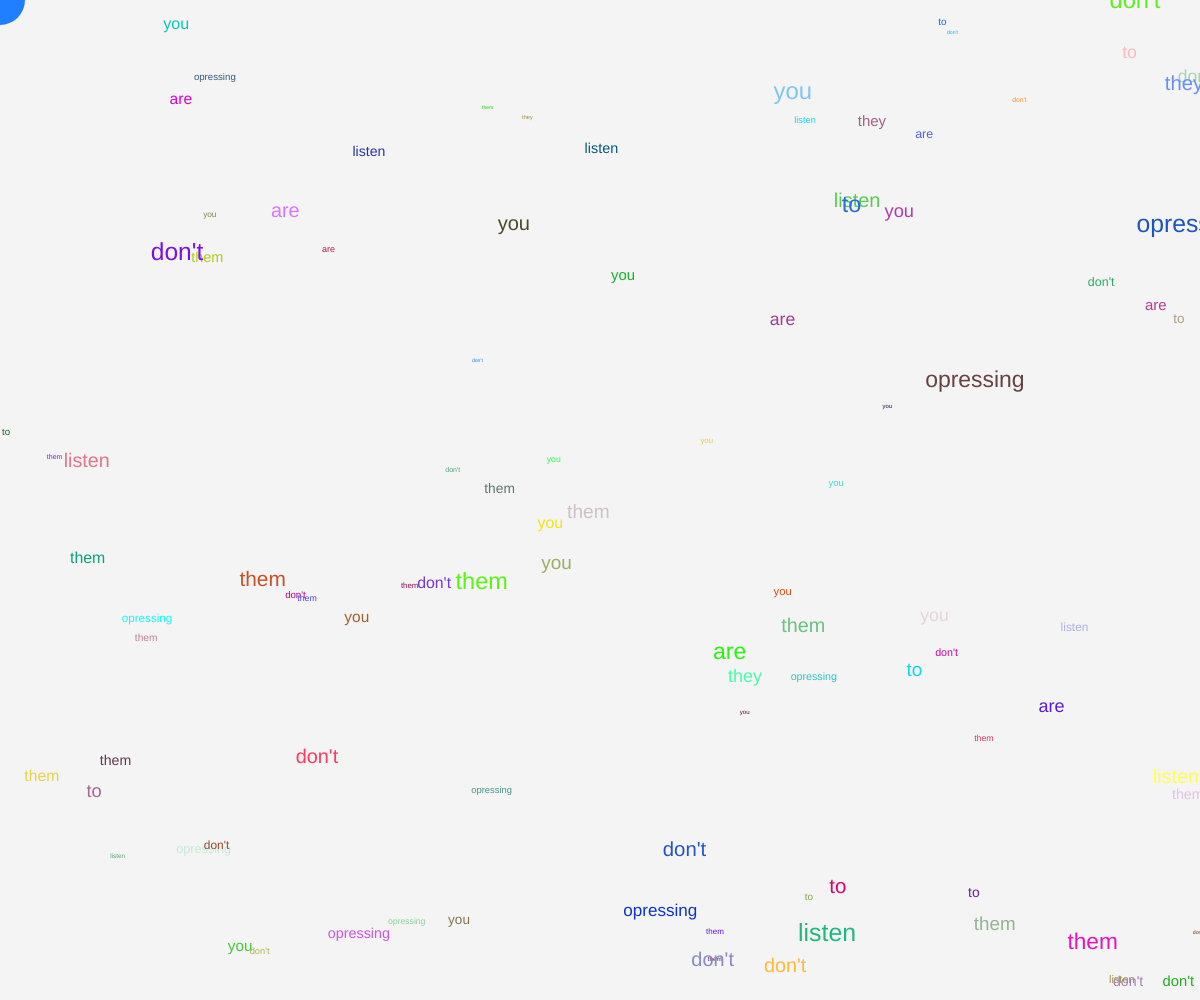
Frame 1 (no input)
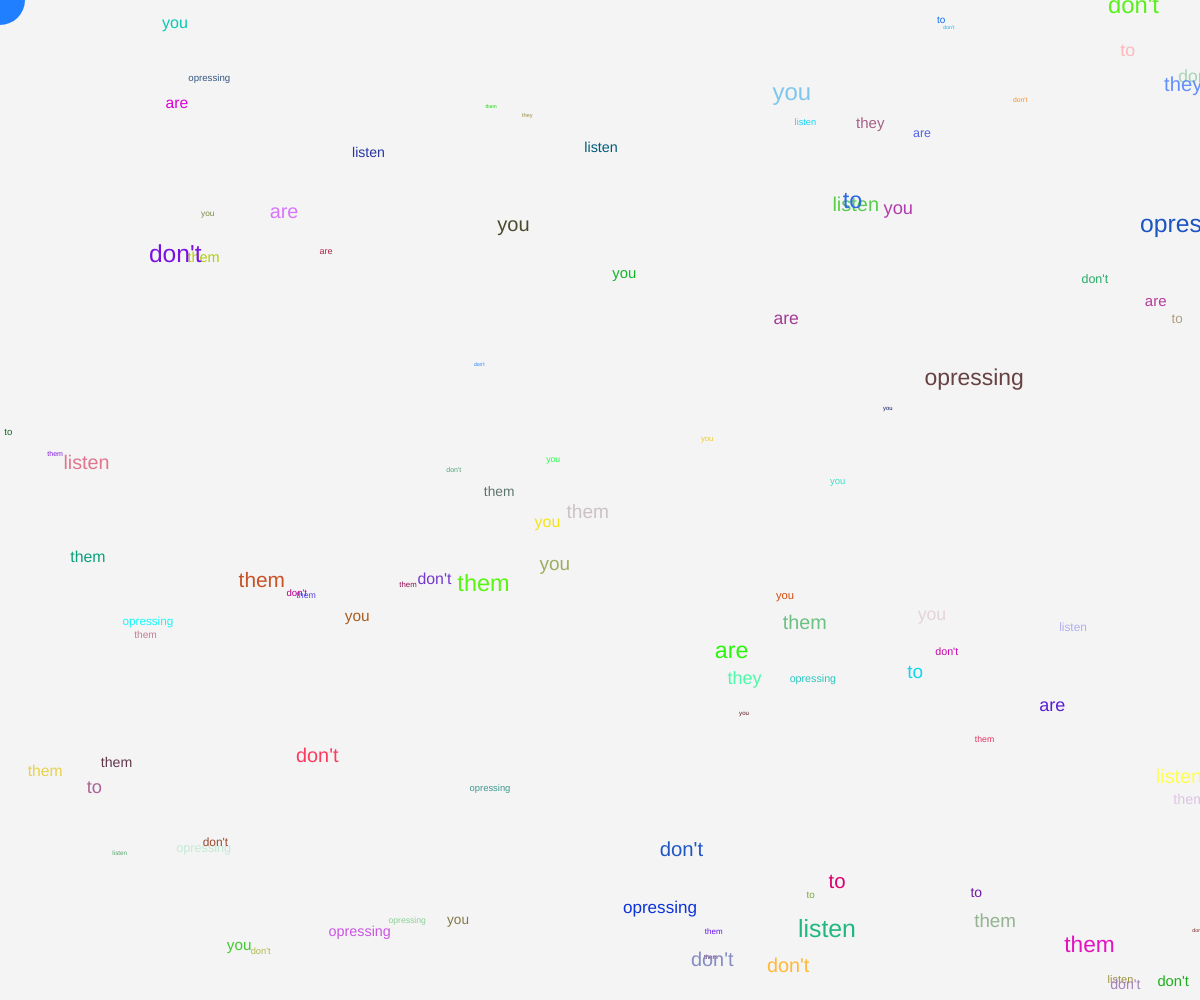
Frame 60 (no input)
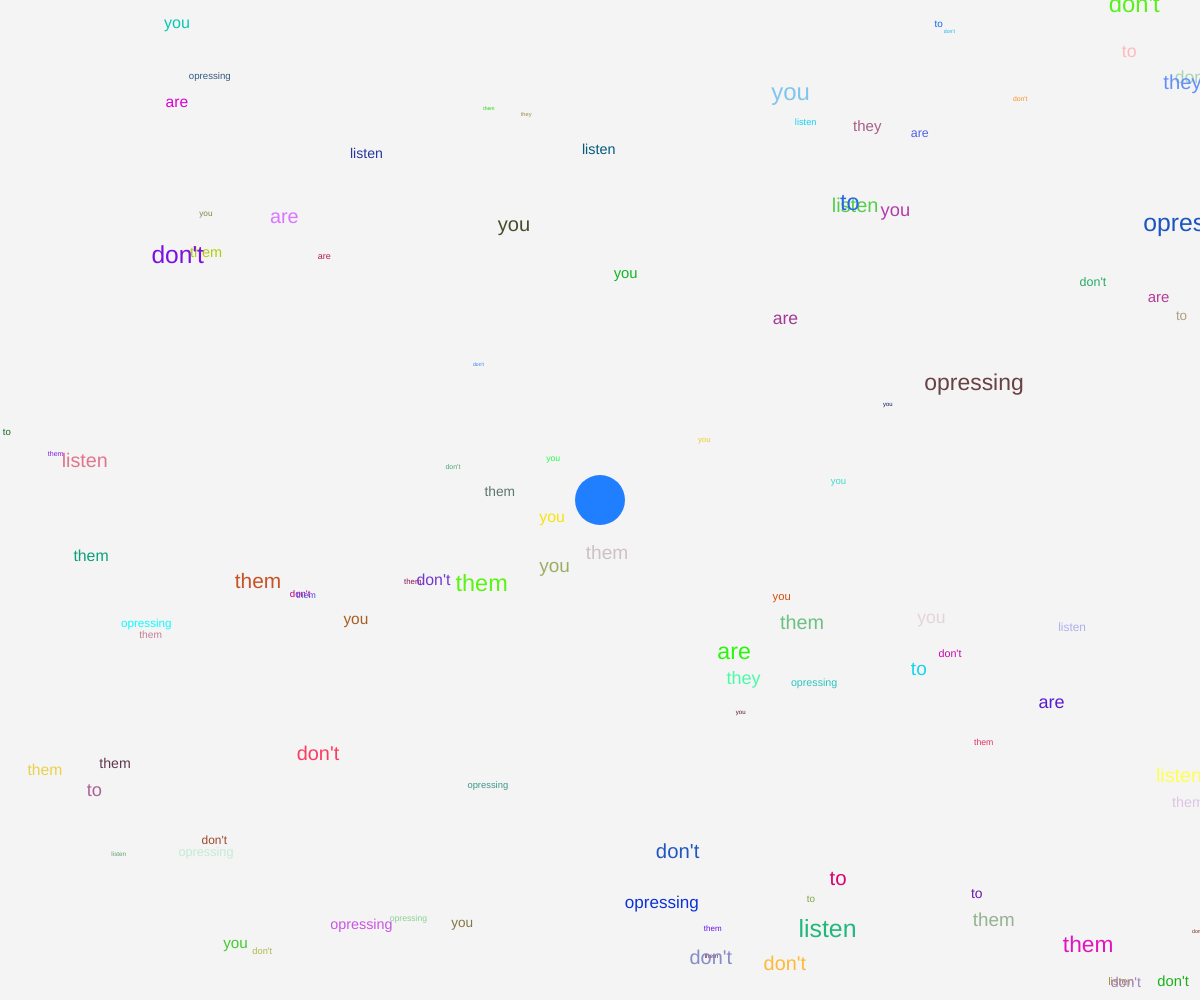
Frame 120 (the mouse pressed at the canvas centre since frame 60)

The p5.js sketch that drew these frames (run headless with seeded random() and noise() and a simulated clock; from frame 60 on, the mouse is pressed at the canvas centre):

// p5.js sketch
// ── sketch.js
let shapes = []; // an array that will hold our shapes
let poem = ["don't", "listen", "to", "them", "they", "are", "opressing", "you"];
let numberOfShapes = 100; // how many words to draw
let mouseThreshold = 50; // how close can your mouse get to a shape before it moves
let moveDistance = 150; // how far shapes move away from your mouse
let animateDistance = 50; // how much each shape animates 

// create a "shape" class that holds all information about each shape
class Shape {
  constructor() {
    this.x = random(0, windowWidth); // each shape has a random x position
    this.y = random(0, windowHeight); // and a random y position
    this.radius = random(5, 25); // give each shape a random size between two values
    this.color = color(random(0, 255), random(0, 255), random(0, 255)); // and a random color
    this.word = poem[floor(random(poem.length))]
  }

  // create a function that moves a shape away from your mouse
  updateShape() {
    let mouseDistance = int(dist(this.x, this.y, mouseX, mouseY)); // check the distance from your mouse to the shape
    if (mouseDistance <= mouseThreshold) { // if your mouse gets closer than the threshold...
      this.x += random(-moveDistance, moveDistance); // give the shape a new x position
      this.y += random(-moveDistance, moveDistance); // and a new y position
      //this.x = lerp(this.x, random(this.x - moveDistance, this.x + moveDistance), 0.5);
      //this.y = lerp(this.y, random(this.y - moveDistance, this.y + moveDistance), 0.5);
    }
  }
  
  // create a function to animate each shape
  animateShape(){
    this.x = lerp(this.x, random(this.x - animateDistance, this.x + animateDistance), 0.01);
    this.y = lerp(this.y, random(this.y - animateDistance, this.y + animateDistance), 0.01);
  }

  // create a function to draw each shape
  drawShape() {
    fill(this.color);
    textAlign(CENTER);
    textSize(this.radius);
    // ellipse(this.x, this.y, this.radius, this.radius);
    text(this.word, this.x, this.y);
  }
}

function setup() {
  createCanvas(windowWidth, windowHeight); // create a canvas that fills the whole screen
  noStroke(); // don't outline objects
  
  // create a bunch of shape objects
  for (let i = 0; i < numberOfShapes; i++) {
    shapes.push(new Shape());
  }
}

function draw() {
  background(244);

  // update shape positions based off of the mouse location
  // and draw them to the screen
  for (let i = 0; i < shapes.length; i++) {
    shapes[i].updateShape();
    shapes[i].animateShape();
    shapes[i].drawShape();
  }
  
  // draw ellipse that follows mouse
  ellipse(mouseX, mouseY, 50, 50);
}

function windowResized() {
  resizeCanvas(windowWidth, windowHeight);
}
// ── style.css
html, body {
  margin: 0;
  padding: 0;
}
canvas {
  display: block;
  z-index: -1;
  position:absolute;
  top: 0; 
  right: 0;
}

body{
  background-image: url("https://uploads-ssl.webflow.com/5a9ee6416e90d20001b20038/62ee020f7fea4e674a01840c_Rectangle%201%20(35).svg");
  background-size: cover;
}
